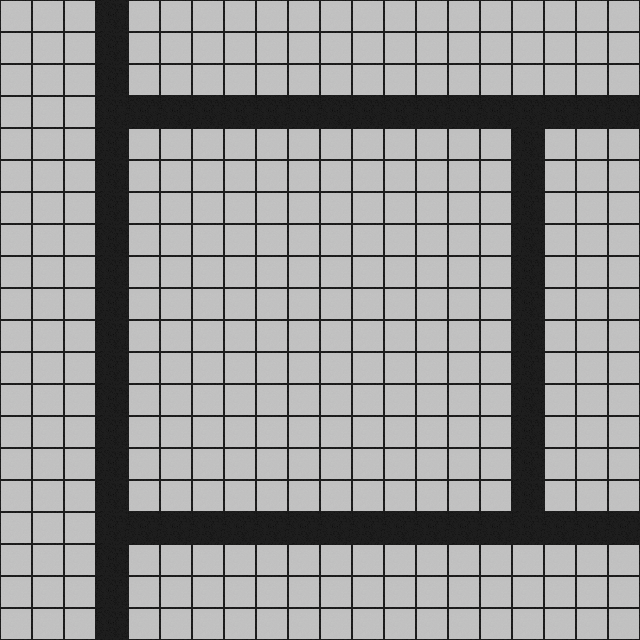

Tiled map render using the project's own tile images. Description and the whole map definition, tile-layer contents included, below:
An orthogonal 20x20 tile map with 32x32 px tiles, 1 tile layer (cesta) and 17 objects (5x car, 4x sign, 4x hazard, 4x wall).

<map version="1.10" tiledversion="1.10.2" orientation="orthogonal" renderorder="right-down" width="20" height="20" tilewidth="32" tileheight="32" infinite="0" nextlayerid="6" nextobjectid="41">
 <tileset firstgid="1" source="str.tsx" />
 <layer id="1" name="cesta" width="20" height="20">
  <data encoding="csv">
49,49,49,25,49,49,49,49,49,49,49,49,49,49,49,49,49,49,49,49,
49,49,49,25,49,49,49,49,49,49,49,49,49,49,49,49,49,49,49,49,
49,49,49,25,49,49,49,49,49,49,49,49,49,49,49,49,49,49,49,49,
49,49,49,25,25,25,25,25,25,25,25,25,25,25,25,25,25,25,25,25,
49,49,49,25,49,49,49,49,49,49,49,49,49,49,49,49,25,49,49,49,
49,49,49,25,49,49,49,49,49,49,49,49,49,49,49,49,25,49,49,49,
49,49,49,25,49,49,49,49,49,49,49,49,49,49,49,49,25,49,49,49,
49,49,49,25,49,49,49,49,49,49,49,49,49,49,49,49,25,49,49,49,
49,49,49,25,49,49,49,49,49,49,49,49,49,49,49,49,25,49,49,49,
49,49,49,25,49,49,49,49,49,49,49,49,49,49,49,49,25,49,49,49,
49,49,49,25,49,49,49,49,49,49,49,49,49,49,49,49,25,49,49,49,
49,49,49,25,49,49,49,49,49,49,49,49,49,49,49,49,25,49,49,49,
49,49,49,25,49,49,49,49,49,49,49,49,49,49,49,49,25,49,49,49,
49,49,49,25,49,49,49,49,49,49,49,49,49,49,49,49,25,49,49,49,
49,49,49,25,49,49,49,49,49,49,49,49,49,49,49,49,25,49,49,49,
49,49,49,25,49,49,49,49,49,49,49,49,49,49,49,49,25,49,49,49,
49,49,49,25,25,25,25,25,25,25,25,25,25,25,25,25,25,25,25,25,
49,49,49,25,49,49,49,49,49,49,49,49,49,49,49,49,49,49,49,49,
49,49,49,25,49,49,49,49,49,49,49,49,49,49,49,49,49,49,49,49,
49,49,49,25,49,49,49,49,49,49,49,49,49,49,49,49,49,49,49,49
</data>
 </layer>
 <objectgroup id="2" name="signs" visible="0">
  <object id="1" type="sign" x="512" y="448" width="32" height="32">
   <properties>
    <property name="default" value="right" />
    <property name="orientation" value="down" />
    <property name="turn" value="lr" />
   </properties>
  </object>
  <object id="2" type="sign" x="160" y="512" width="32" height="32">
   <properties>
    <property name="default" value="forward" />
    <property name="orientation" value="left" />
    <property name="turn" value="fr" />
   </properties>
  </object>
  <object id="3" type="sign" x="96" y="160" width="32" height="32">
   <properties>
    <property name="default" value="forward" />
    <property name="orientation" value="up" />
    <property name="turn" value="rf" />
   </properties>
  </object>
  <object id="4" type="sign" x="448" y="96" width="32" height="32">
   <properties>
    <property name="default" value="right" />
    <property name="orientation" value="right" />
    <property name="turn" value="rf" />
   </properties>
  </object>
 </objectgroup>
 <objectgroup id="5" name="hazards">
  <object id="37" type="hazard" x="64" y="512" width="32" height="32" />
  <object id="38" type="hazard" x="64" y="96" width="32" height="32" />
  <object id="39" type="hazard" x="512" y="64" width="32" height="32" />
  <object id="40" type="hazard" x="512" y="544" width="32" height="32" />
 </objectgroup>
 <objectgroup id="3" name="cars" visible="0">
  <object id="15" type="car" x="96" y="576" width="32" height="32">
   <properties>
    <property name="action" value="forward" />
    <property name="orientation" value="up" />
   </properties>
  </object>
  <object id="25" type="car" x="416" y="512" width="32" height="32">
   <properties>
    <property name="action" value="forward" />
    <property name="orientation" value="left" />
   </properties>
  </object>
  <object id="26" type="car" x="576" y="512" width="32" height="32">
   <properties>
    <property name="action" value="forward" />
    <property name="orientation" value="left" />
   </properties>
  </object>
  <object id="27" type="car" x="576" y="96" width="32" height="32">
   <properties>
    <property name="action" value="forward" />
    <property name="orientation" value="left" />
    <property name="turn" value="right" />
   </properties>
  </object>
  <object id="28" type="car" x="96" y="32" width="32" height="32">
   <properties>
    <property name="action" value="forward" />
    <property name="orientation" value="down" />
   </properties>
  </object>
 </objectgroup>
 <objectgroup id="4" name="walls" visible="0">
  <object id="33" type="wall" x="96" y="96" width="32" height="32">
   <properties>
    <property name="forbidden" value="left" />
   </properties>
  </object>
  <object id="34" type="wall" x="96" y="512" width="32" height="32">
   <properties>
    <property name="forbidden" value="left" />
   </properties>
  </object>
  <object id="35" type="wall" x="512" y="512" width="32" height="32">
   <properties>
    <property name="forbidden" value="down" />
   </properties>
  </object>
  <object id="36" type="wall" x="512" y="96" width="32" height="32">
   <properties>
    <property name="forbidden" value="up" />
   </properties>
  </object>
 </objectgroup>
</map>
